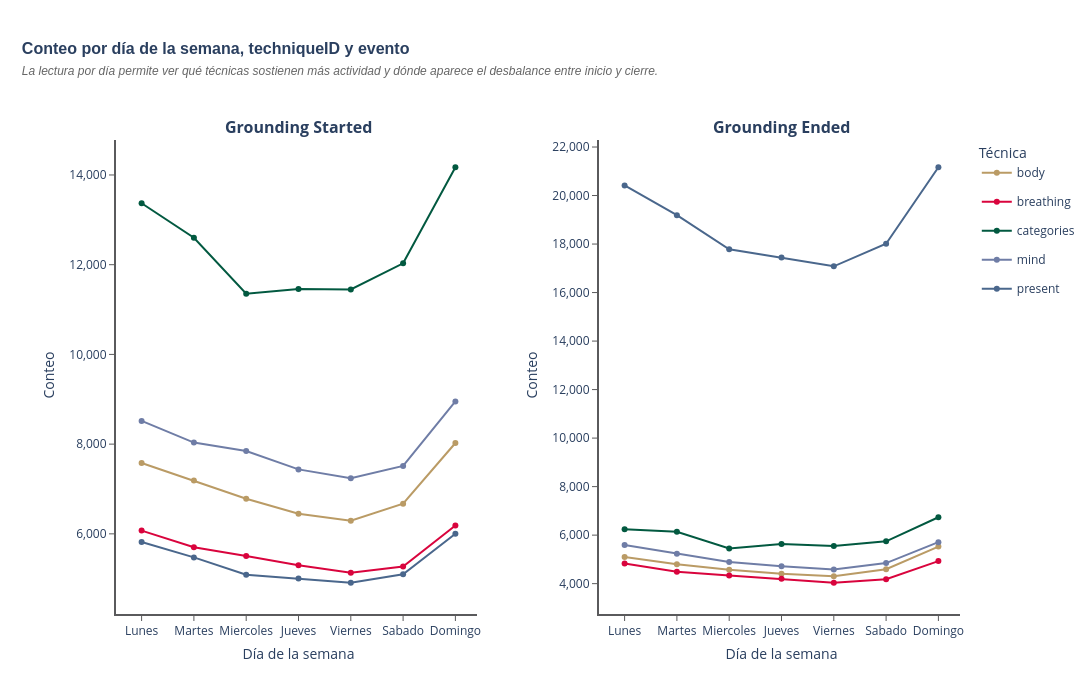

Here is the notebook cell this chart was saved with:
### Code cell
from plotly.subplots import make_subplots
import plotly.graph_objects as go

#? Visualizacion con Plotly de la agrupacion por dia de la semana y techniqueID
agrupacion_dia_semana_tech_plot = agrupacion_dia_semana_tech.melt(
    id_vars=['dia_semana_num', 'dia_semana', 'techniqueID'],
    value_vars=['Grounding Started', 'Grounding Ended'],
    var_name='event', value_name='conteo'
)

events = ['Grounding Started', 'Grounding Ended']
fig = make_subplots(
    rows=1, cols=2,
    subplot_titles=[f'<b>{e}</b>' for e in events],
    horizontal_spacing=0.15
)

techniques = agrupacion_dia_semana_tech_plot['techniqueID'].unique()
shown_legends = set()

for col_idx, event in enumerate(events, start=1):
    event_data = agrupacion_dia_semana_tech_plot[agrupacion_dia_semana_tech_plot['event'] == event]
    for tech in techniques:
        tech_data = event_data[event_data['techniqueID'] == tech].set_index('dia_semana').reindex(orden_dias).reset_index()
        show_legend = tech not in shown_legends
        shown_legends.add(tech)
        fig.add_trace(
            go.Scatter(
                x=tech_data['dia_semana'],
                y=tech_data['conteo'],
                mode='lines+markers',
                name=tech,
                legendgroup=tech,
                showlegend=show_legend,
                line=dict(color=TECHNIQUE_COLORS.get(tech)),
            ),
            row=1, col=col_idx
        )

apply_dashboard_theme(
    fig,
    'Conteo por día de la semana, techniqueID y evento',
    'La lectura por día permite ver qué técnicas sostienen más actividad y dónde aparece el desbalance entre inicio y cierre.',
    height=680,
)
fig.update_layout(legend_title='Técnica', hovermode='closest')
fig.update_xaxes(title='Día de la semana', showgrid=False, showline=True, linecolor=COLOR_LINE, linewidth=2, ticks='outside', tickcolor=COLOR_LINE)
fig.update_yaxes(title='Conteo', showgrid=False, showline=True, linecolor=COLOR_LINE, linewidth=2, ticks='outside', tickcolor=COLOR_LINE, tickformat=',.0f')
fig.show()

### Figure 1 — Plotly figure (JSON) as saved in the notebook; plotly's stock layout.template omitted (floating-point values rounded to 4 significant figures)
{"data": [{"legendgroup": "body", "line": {"color": "#BA9B65"}, "mode": "lines+markers", "name": "body", "showlegend": true, "x": ["Lunes", "Martes", "Miercoles", "Jueves", "Viernes", "Sabado", "Domingo"], "y": [7580, 7188, 6781, 6450, 6294, 6671, 8025], "type": "scatter", "xaxis": "x", "yaxis": "y"}, {"legendgroup": "breathing", "line": {"color": "#D9043D"}, "mode": "lines+markers", "name": "breathing", "showlegend": true, "x": ["Lunes", "Martes", "Miercoles", "Jueves", "Viernes", "Sabado", "Domingo"], "y": [6073, 5701, 5506, 5302, 5133, 5273, 6185], "type": "scatter", "xaxis": "x", "yaxis": "y"}, {"legendgroup": "categories", "line": {"color": "#025940"}, "mode": "lines+markers", "name": "categories", "showlegend": true, "x": ["Lunes", "Martes", "Miercoles", "Jueves", "Viernes", "Sabado", "Domingo"], "y": [13370, 12601, 11353, 11460, 11447, 12030, 14172], "type": "scatter", "xaxis": "x", "yaxis": "y"}, {"legendgroup": "mind", "line": {"color": "#6F7DA6"}, "mode": "lines+markers", "name": "mind", "showlegend": true, "x": ["Lunes", "Martes", "Miercoles", "Jueves", "Viernes", "Sabado", "Domingo"], "y": [8518, 8035, 7845, 7437, 7238, 7515, 8951], "type": "scatter", "xaxis": "x", "yaxis": "y"}, {"legendgroup": "present", "line": {"color": "#4A678C"}, "mode": "lines+markers", "name": "present", "showlegend": true, "x": ["Lunes", "Martes", "Miercoles", "Jueves", "Viernes", "Sabado", "Domingo"], "y": [5818, 5475, 5089, 5006, 4910, 5101, 6003], "type": "scatter", "xaxis": "x", "yaxis": "y"}, {"legendgroup": "body", "line": {"color": "#BA9B65"}, "mode": "lines+markers", "name": "body", "showlegend": false, "x": ["Lunes", "Martes", "Miercoles", "Jueves", "Viernes", "Sabado", "Domingo"], "y": [5096, 4801, 4573, 4403, 4301, 4592, 5527], "type": "scatter", "xaxis": "x2", "yaxis": "y2"}, {"legendgroup": "breathing", "line": {"color": "#D9043D"}, "mode": "lines+markers", "name": "breathing", "showlegend": false, "x": ["Lunes", "Martes", "Miercoles", "Jueves", "Viernes", "Sabado", "Domingo"], "y": [4830, 4493, 4341, 4203, 4037, 4186, 4929], "type": "scatter", "xaxis": "x2", "yaxis": "y2"}, {"legendgroup": "categories", "line": {"color": "#025940"}, "mode": "lines+markers", "name": "categories", "showlegend": false, "x": ["Lunes", "Martes", "Miercoles", "Jueves", "Viernes", "Sabado", "Domingo"], "y": [6239, 6138, 5453, 5630, 5555, 5746, 6736], "type": "scatter", "xaxis": "x2", "yaxis": "y2"}, {"legendgroup": "mind", "line": {"color": "#6F7DA6"}, "mode": "lines+markers", "name": "mind", "showlegend": false, "x": ["Lunes", "Martes", "Miercoles", "Jueves", "Viernes", "Sabado", "Domingo"], "y": [5595, 5235, 4890, 4715, 4588, 4848, 5709], "type": "scatter", "xaxis": "x2", "yaxis": "y2"}, {"legendgroup": "present", "line": {"color": "#4A678C"}, "mode": "lines+markers", "name": "present", "showlegend": false, "x": ["Lunes", "Martes", "Miercoles", "Jueves", "Viernes", "Sabado", "Domingo"], "y": [20414, 19191, 17786, 17446, 17082, 18013, 21166], "type": "scatter", "xaxis": "x2", "yaxis": "y2"}], "layout": {"xaxis": {"anchor": "y", "domain": [0.0, 0.425], "title": {"text": "Día de la semana"}, "showgrid": false, "showline": true, "linecolor": "#5A5A5C", "linewidth": 2, "ticks": "outside", "tickcolor": "#5A5A5C"}, "yaxis": {"anchor": "x", "domain": [0.0, 1.0], "title": {"text": "Conteo"}, "showgrid": false, "showline": true, "linecolor": "#5A5A5C", "linewidth": 2, "ticks": "outside", "tickcolor": "#5A5A5C", "tickformat": ",.0f"}, "xaxis2": {"anchor": "y2", "domain": [0.575, 1.0], "title": {"text": "Día de la semana"}, "showgrid": false, "showline": true, "linecolor": "#5A5A5C", "linewidth": 2, "ticks": "outside", "tickcolor": "#5A5A5C"}, "yaxis2": {"anchor": "x2", "domain": [0.0, 1.0], "title": {"text": "Conteo"}, "showgrid": false, "showline": true, "linecolor": "#5A5A5C", "linewidth": 2, "ticks": "outside", "tickcolor": "#5A5A5C", "tickformat": ",.0f"}, "annotations": [{"font": {"size": 16}, "showarrow": false, "text": "<b>Grounding Started</b>", "x": 0.2125, "xanchor": "center", "xref": "paper", "y": 1.0, "yanchor": "bottom", "yref": "paper"}, {"font": {"size": 16}, "showarrow": false, "text": "<b>Grounding Ended</b>", "x": 0.7875, "xanchor": "center", "xref": "paper", "y": 1.0, "yanchor": "bottom", "yref": "paper"}], "title": {"font": {"size": 16, "family": "Arial"}, "text": "<b>Conteo por día de la semana, techniqueID y evento</b><br><i><span style='font-size:12px;font-weight:200;color:#666'>La lectura por día permite ver qué técnicas sostienen más actividad y dónde aparece el desbalance entre inicio y cierre.</span></i>", "x": 0.02, "xanchor": "left", "y": 0.92}, "margin": {"l": 120, "r": 120, "b": 70, "t": 140, "pad": 4}, "autosize": false, "width": 1200, "height": 680, "paper_bgcolor": "white", "plot_bgcolor": "white", "legend": {"title": {"text": "Técnica"}}, "hovermode": "closest"}}
